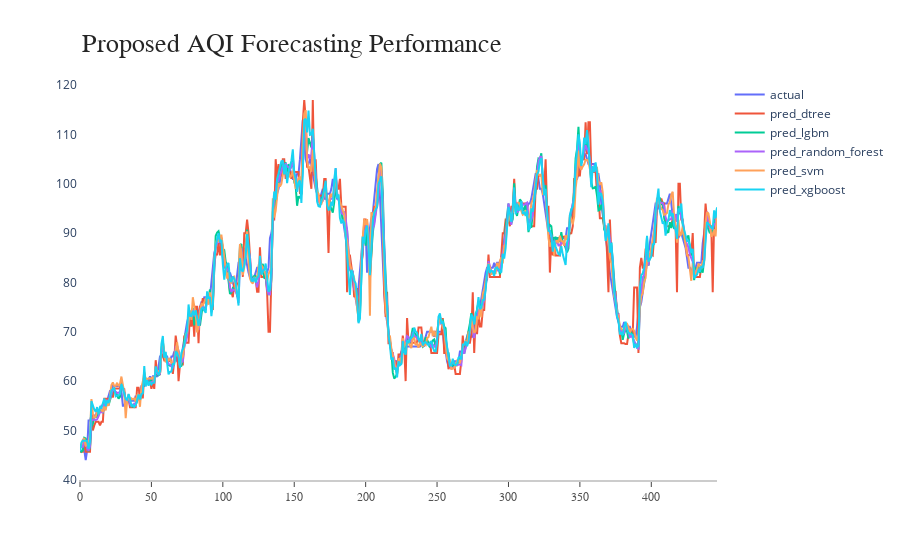

Notebook code cell kept with this figure:
### Code cell
title = 'AQI Forecasting Performance'

labels = result.columns.values

x_data = result.index.values

fig = go.Figure()


fig.add_trace(go.Scatter(x=x_data, y=result['actual'], mode='lines',
                         name='actual',
                         connectgaps=True,
                         ))

for col_name in result.loc[:, result.columns != 'actual'].columns:
    fig.add_trace(go.Scatter(x=x_data, y=result[col_name], mode='lines',
                             name=col_name,
                             connectgaps=True,
                             ))

fig.update_layout(
    xaxis=dict(
        showline=True,
        showgrid=False,
        showticklabels=True,
        linecolor='rgb(204, 204, 204)',
        linewidth=2,
        ticks='outside',
        tickfont=dict(
            family='Arial',
            size=12,
            color='rgb(82, 82, 82)',
        ),
    ),
    yaxis=dict(
        showgrid=False,
        zeroline=False,
        showline=True,
        showticklabels=True,
    ),
    autosize=True,
    margin=dict(
        autoexpand=True,
        l=80,
        r=20,
        t=80,
    ),
    showlegend=True,
    plot_bgcolor='white'
)

annotations = []

annotations.append(dict(xref='paper', yref='paper', x=0.0, y=1.05,
                        xanchor='left', yanchor='bottom',
                        text='Proposed AQI Forecasting Performance',
                        font=dict(family='Arial',
                                  size=26,
                                  color='rgb(37,37,37)'),
                        showarrow=False))

fig.update_layout(annotations=annotations)

### Figure 1 — Plotly figure (JSON) as saved in the notebook; plotly's stock layout.template omitted (floating-point values rounded to 4 significant figures; data arrays with more than 128 entries replaced by an {"elided": "..."} marker saying what was removed)
{"data": [{"connectgaps": true, "mode": "lines", "name": "actual", "type": "scatter", "x": {"elided": "447 int values"}, "y": {"elided": "447 int values"}}, {"connectgaps": true, "mode": "lines", "name": "pred_dtree", "type": "scatter", "x": {"elided": "447 int values"}, "y": {"elided": "447 float values"}}, {"connectgaps": true, "mode": "lines", "name": "pred_lgbm", "type": "scatter", "x": {"elided": "447 int values"}, "y": {"elided": "447 float values"}}, {"connectgaps": true, "mode": "lines", "name": "pred_random_forest", "type": "scatter", "x": {"elided": "447 int values"}, "y": {"elided": "447 float values"}}, {"connectgaps": true, "mode": "lines", "name": "pred_svm", "type": "scatter", "x": {"elided": "447 int values"}, "y": {"elided": "447 float values"}}, {"connectgaps": true, "mode": "lines", "name": "pred_xgboost", "type": "scatter", "x": {"elided": "447 int values"}, "y": {"elided": "447 float values"}}], "layout": {"annotations": [{"font": {"color": "rgb(37,37,37)", "family": "Arial", "size": 26}, "showarrow": false, "text": "Proposed AQI Forecasting Performance", "x": 0, "xanchor": "left", "xref": "paper", "y": 1.05, "yanchor": "bottom", "yref": "paper"}], "autosize": true, "margin": {"autoexpand": true, "l": 80, "r": 20, "t": 80}, "plot_bgcolor": "white", "showlegend": true, "xaxis": {"linecolor": "rgb(204, 204, 204)", "linewidth": 2, "showgrid": false, "showline": true, "showticklabels": true, "tickfont": {"color": "rgb(82, 82, 82)", "family": "Arial", "size": 12}, "ticks": "outside"}, "yaxis": {"showgrid": false, "showline": true, "showticklabels": true, "zeroline": false}}}
